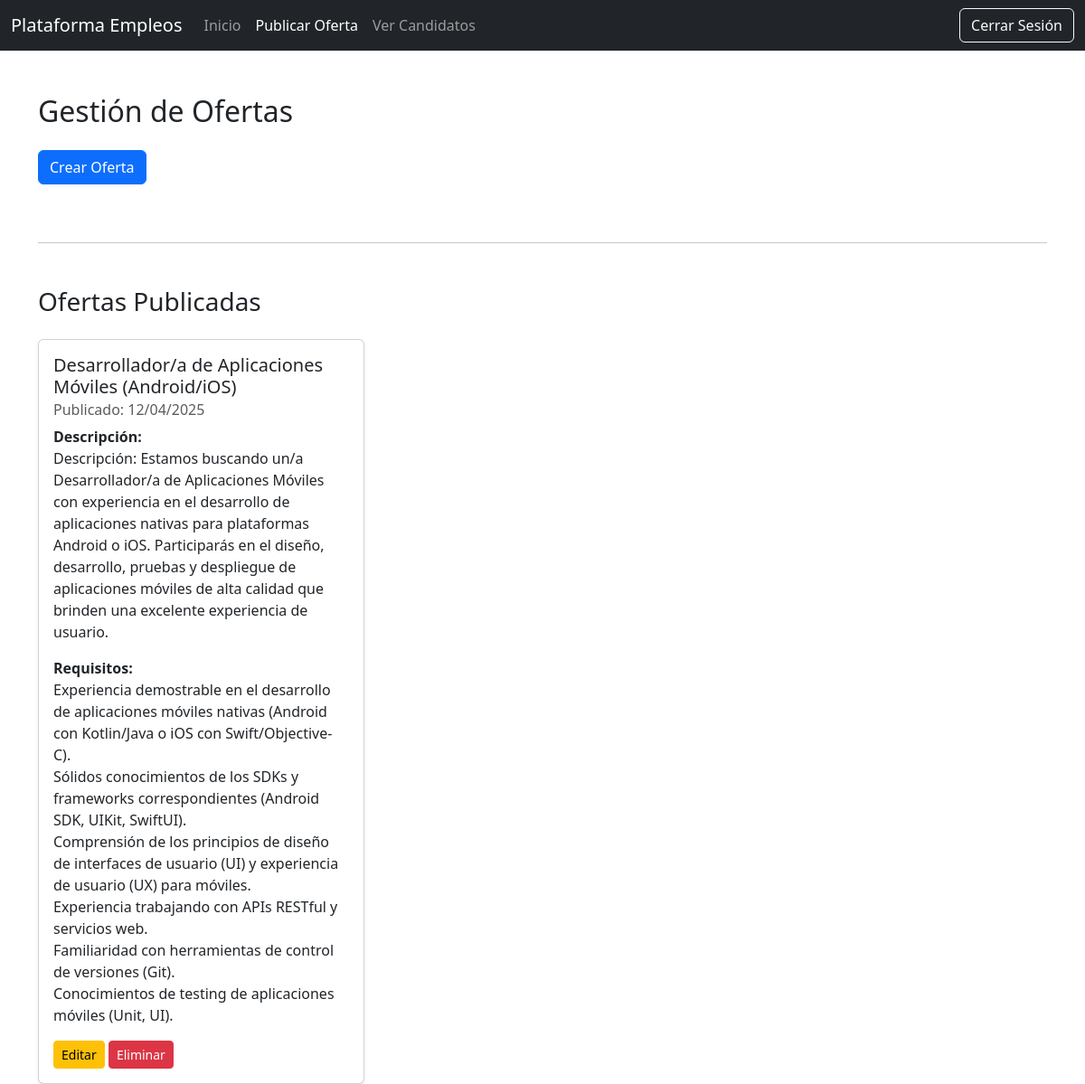
The app's page /Empresa/publicar_oferta.php (signed in) with its own data.
### tables this page shows
CREATE TABLE `ofertas` (
  `id` int(11) NOT NULL,
  `id_empresa` int(11) DEFAULT NULL,
  `titulo_puesto` varchar(150) DEFAULT NULL,
  `descripcion` text DEFAULT NULL,
  `requisitos` text DEFAULT NULL,
  `fecha_publicacion` timestamp NOT NULL DEFAULT current_timestamp()
);

### Libreria/conexion.php (called while the page is built, shortened)
<?php
class conexion{
    private static $instancia;
    public static function getInstancia(){
        if(!isset(self::$instancia)){
            self::$instancia = new conexion();
        }
        return self::$instancia;
    }
    static function consulta($sql, $parametros = []) {
        $c = self::getInstancia()->conexion;
        $stmt = $c->prepare($sql);
        $stmt->execute($parametros);
        $rsx = $stmt->fetchAll(PDO::FETCH_OBJ);
        return $rsx;
    }
}
?>

### Empresa/publicar_oferta.php (the view, shortened to what this page needs)
<?php
require_once("../Libreria/conexion.php");
$empresa = conexion::consulta("SELECT id FROM empresas WHERE usuario_id = ?", [$_SESSION['usuario_id']]);
$empresa_id = $empresa ? $empresa[0]->id : null;
$ofertaEditar = null;
$ofertas = conexion::consulta("SELECT * FROM ofertas WHERE id_empresa = ?", [$empresa_id]);
?>
<!DOCTYPE html>
<html lang="es">
<head>
    <link href="https://cdn.jsdelivr.net/npm/bootstrap@5.3.0/dist/css/bootstrap.min.css" rel="stylesheet">
</head>
<body>
<?php include("navbar_empresa.php"); ?>
<div class="container mt-5">
    <h2 class="mb-4">Gestión de Ofertas</h2>
    <button class="btn btn-primary mb-3" type="button" data-bs-toggle="collapse" data-bs-target="#formOferta">
        <?= $ofertaEditar ? "Editar Oferta" : "Crear Oferta" ?>
    </button>
    <hr class="my-5">
    <h3>Ofertas Publicadas</h3>
    <div class="grid-container mt-4">
        <?php foreach ($ofertas as $oferta): ?>
            <div class="card shadow-sm">
                <div class="card-body">
                    <h5 class="card-title"><?= htmlspecialchars($oferta->titulo_puesto) ?></h5>
                    <h6 class="card-subtitle mb-2 text-muted">Publicado: <?= date("d/m/Y", strtotime($oferta->fecha_publicacion)) ?></h6>
                    <p class="card-text"><strong>Descripción:</strong><br><?= nl2br(htmlspecialchars($oferta->descripcion)) ?></p>
                    <p class="card-text"><strong>Requisitos:</strong><br><?= nl2br(htmlspecialchars($oferta->requisitos)) ?></p>
                    <a href="publicar_oferta.php?editar=<?= $oferta->id ?>" class="btn btn-warning btn-sm">Editar</a>
                    <a href="publicar_oferta.php?eliminar=<?= $oferta->id ?>" class="btn btn-danger btn-sm" onclick="return confirm('¿Eliminar esta oferta?')">Eliminar</a>
                </div>
            </div>
        <?php endforeach; ?>
    </div>
</div>
</body>
</html>

### Empresa/navbar_empresa.php (shortened to what this page needs)
<nav class="navbar navbar-expand-lg navbar-dark bg-dark">
    <div class="container-fluid">
        <a class="navbar-brand" href="dashboard_empresa.php">Plataforma Empleos</a>
        <div class="collapse navbar-collapse" id="navbarEmpresa">
            <ul class="navbar-nav me-auto mb-2 mb-lg-0">
                <li class="nav-item"><a class="nav-link" href="dashboard_empresa.php">Inicio</a></li>
                <li class="nav-item"><a class="nav-link active" href="publicar_oferta.php">Publicar Oferta</a></li>
                <li class="nav-item"><a class="nav-link" href="ver_candidatos.php">Ver Candidatos</a></li>
            </ul>
            <form method="POST" action="../logout.php">
                <button class="btn btn-outline-light" type="submit">Cerrar Sesión</button>
            </form>
        </div>
    </div>
</nav>

### Empresa/publicar_oferta.php (style rules this page uses)
.grid-container { display: grid; grid-template-columns: repeat(auto-fill, minmax(300px, 1fr)); gap: 1rem; }

### records on screen
ofertas: titulo_puesto "Desarrollador/a de Aplicaciones Móviles (Android/iOS)", fecha_publicacion "12/04/2025", descripcion "Descripción: Estamos buscando un/a Desarrollador/a de Aplicaciones Móviles con experiencia en el desarrollo de aplicaciones nativas para plataformas Android o iOS. Participarás en el diseño, desarrollo, pruebas y despliegue de aplicaciones móviles de alta calidad que brinden una excelente experiencia de usuario.", requisitos "Experiencia demostrable en el desarrollo de aplicaciones móviles nativas (Android con Kotlin/Java o iOS con Swift/Objective-C). Sólidos conocimientos de los SDKs y frameworks correspondientes (Android SDK, UIKit, SwiftUI). Comprensión de los principios de diseño de interfaces de usuario (UI) y experiencia de usuario (UX) para móviles. Experiencia trabajando con APIs RESTful y servicios web. Familiaridad con herramientas de control de versiones (Git). Conocimientos de testing de aplicaciones móviles (Unit, UI)."
